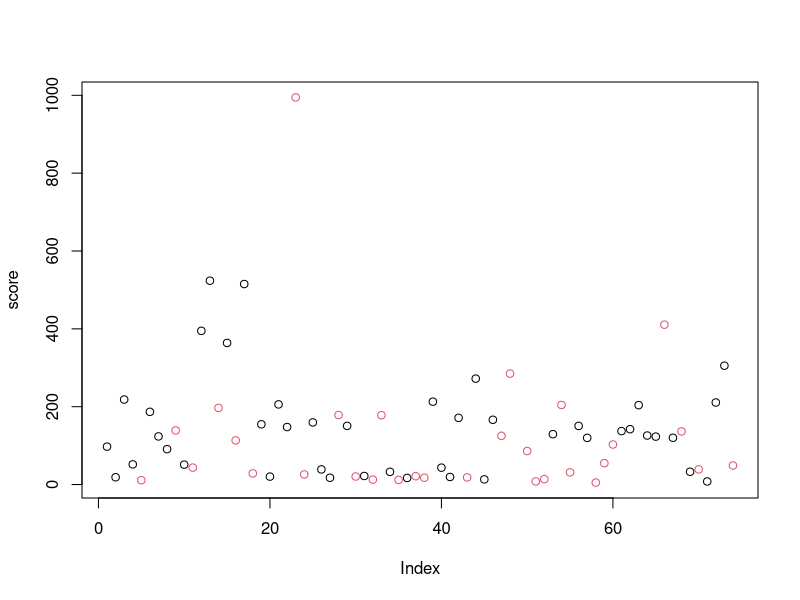
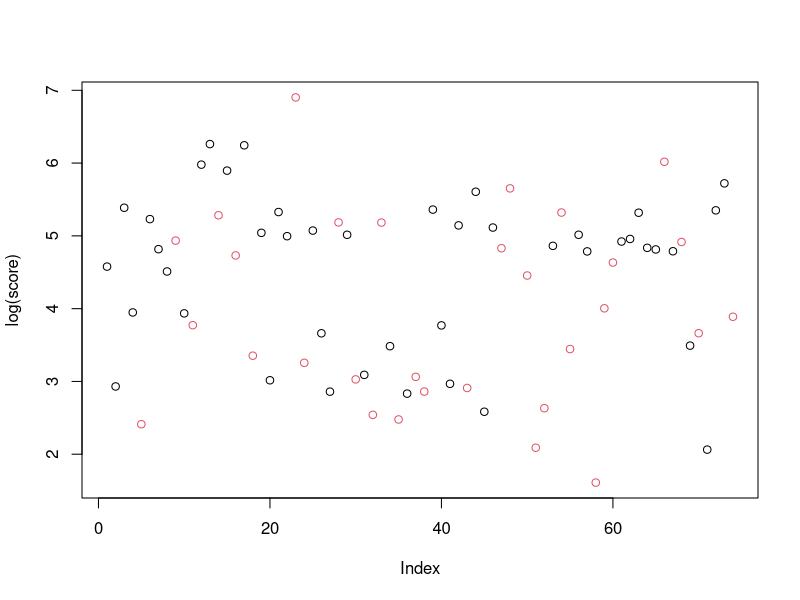
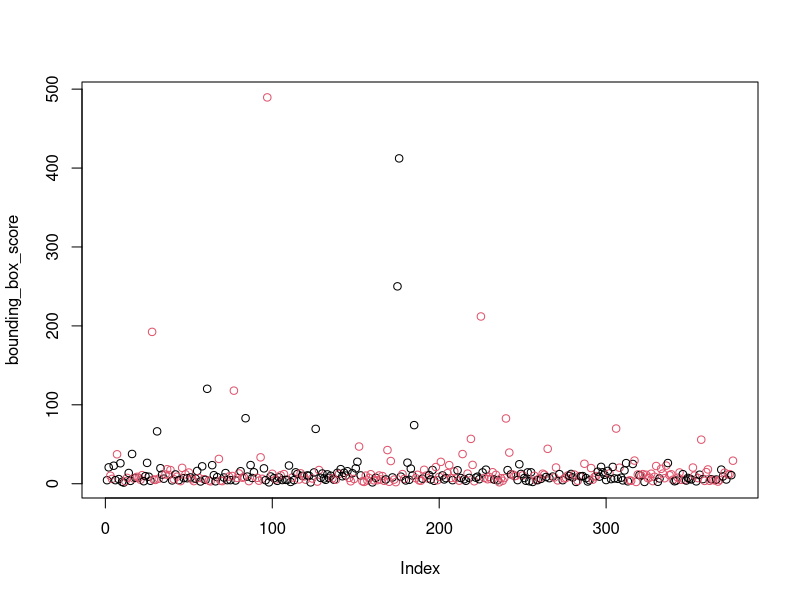
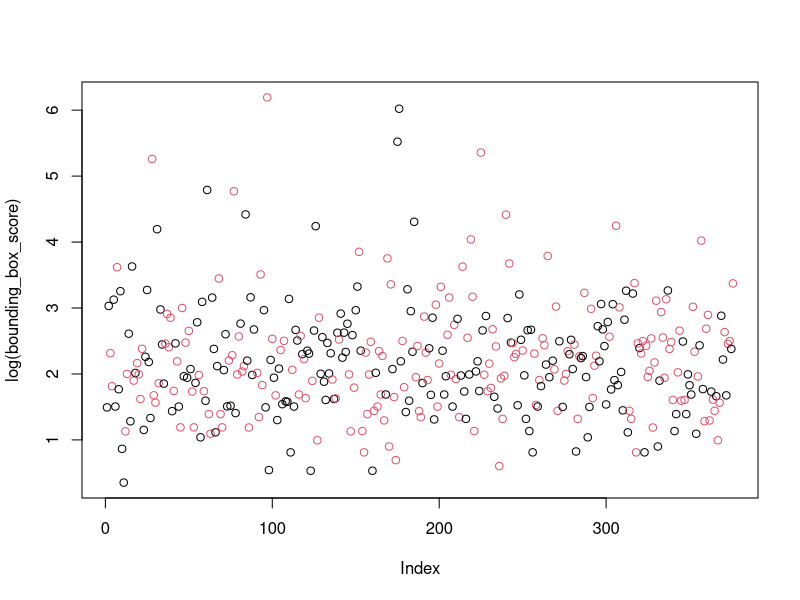

Write R code to recreate these figures, in order.
## ---- chunk 1
library(data.table)
library(dplyr)
library(rjson)
#library(knitr)
## ---- chunk 2
# Read in all the data, we'll use the 'experiment_no' to pull the results from each experiment. 
d <- fread("./data/experiment_all/experiment_results.csv")

## ---- chunk 3

# None of our experiments required creating multiple bounding boxes on a single image.
# We are assuming the extra bounding boxes are mistakes and taking the better score.
remove_extra_bounding_boxes <- function(d) {
  good_scores <- d[,  .(bounding_box_score = min(bounding_box_score), count = .N), keyby=.(WorkerId, ImageId, experiment_no, in_treatment)] %>% .[count<2, ]
  d[good_scores, on=.(WorkerId, ImageId, experiment_no, bounding_box_score, in_treatment)]
}

d <- remove_extra_bounding_boxes(d)
## ---- chunk 4
d[, .(count=.N, mean_score=mean(bounding_box_score, na.rm=T), std_dev=sd(bounding_box_score, na.rm=T)), keyby=.(experiment_no, is_pilot, in_treatment)]
## ---- chunk 5
# Block the results by user taking their mean score
worker_mean_score <- d[experiment_no==1, .(score = mean(bounding_box_score), in_treatment = as.integer(median(in_treatment))), keyby=WorkerId]

worker_mean_score[, plot(score, col=(in_treatment+1))]
worker_mean_score[, plot(log(score), col=(in_treatment+1))]

## ---- chunk 6

summary(worker_mean_score[, .(score)])
worker_mean_score[, .(mean_score=mean(score, na.rm=T), std_dev=sd(score, na.rm=T)), keyby=.(in_treatment)]

#e1_mod_1 <- worker_mean_score[, lm(score ~ in_treatment)]
#summary(e1_mod_1)
## ---- chunk 7
#TODO Gauge if effort decreases with more HITTs
## ---- chunk 8
d[experiment_no==2, plot(bounding_box_score, col=(in_treatment+1))]
d[experiment_no==2, plot(log(bounding_box_score), col=(in_treatment+1))]
## ---- chunk 9
summary(d[experiment_no==2, .(bounding_box_score)])
d[experiment_no==2, .(mean_score=mean(bounding_box_score, na.rm=T), std_dev=sd(bounding_box_score, na.rm=T)), keyby=.(in_treatment)]
## ---- chunk 10
e2_mod_1 <- d[experiment_no==2, lm(bounding_box_score ~ in_treatment)]
summary(e2_mod_1)
## ---- chunk 11
e3_mod_1 <- d[experiment_no==3, lm(bounding_box_score ~ in_treatment)]
summary(e3_mod_1)
## ---- chunk 12
e3_mod_2 <- d[experiment_no==3, lm(bounding_box_score ~ in_treatment+as.factor(mousetrackpad))]
summary(e3_mod_2)
## ---- chunk 13
#e4_mod_1 <- d[experiment_no %in% c(3,4), lm(bounding_box_score ~ in_treatment+as.factor(mousetrackpad)+as.factor(income)+as.factor(age)+as.factor(edu))]
e4_mod_1 <- d[experiment_no %in% c(3,4), lm(bounding_box_score ~ in_treatment+as.factor(mousetrackpad))]
summary(e4_mod_1)

## ---- chunk 14
e4_mod_1 <- d[experiment_no %in% c(3,4), lm(bounding_box_score ~ in_treatment+as.factor(monitor))]
summary(e4_mod_1)
## ---- chunk 15
e4_mod_1 <- d[experiment_no %in% c(3,4), lm(bounding_box_score ~ in_treatment+as.factor(didbf))]
summary(e4_mod_1)

d[experiment_no %in% c(3,4), as.factor(didbf)]
## ---- chunk 16
e4_mod_1 <- d[experiment_no %in% c(3,4), lm(bounding_box_score ~ in_treatment+as.factor(age))]
summary(e4_mod_1)
## ---- chunk 17
e4_mod_1 <- d[experiment_no %in% c(3,4), lm(bounding_box_score ~ in_treatment+factor(edu, exclude=NA))]
summary(e4_mod_1)
## ---- chunk 18
e4_mod_1 <- d[experiment_no %in% c(3,4), lm(bounding_box_score ~ in_treatment+as.factor(income))]
summary(e4_mod_1)
## ---- chunk 19

e5_mod_1 <- d[experiment_no == 5, lm(bounding_box_score ~ in_treatment)]
summary(e5_mod_1)
